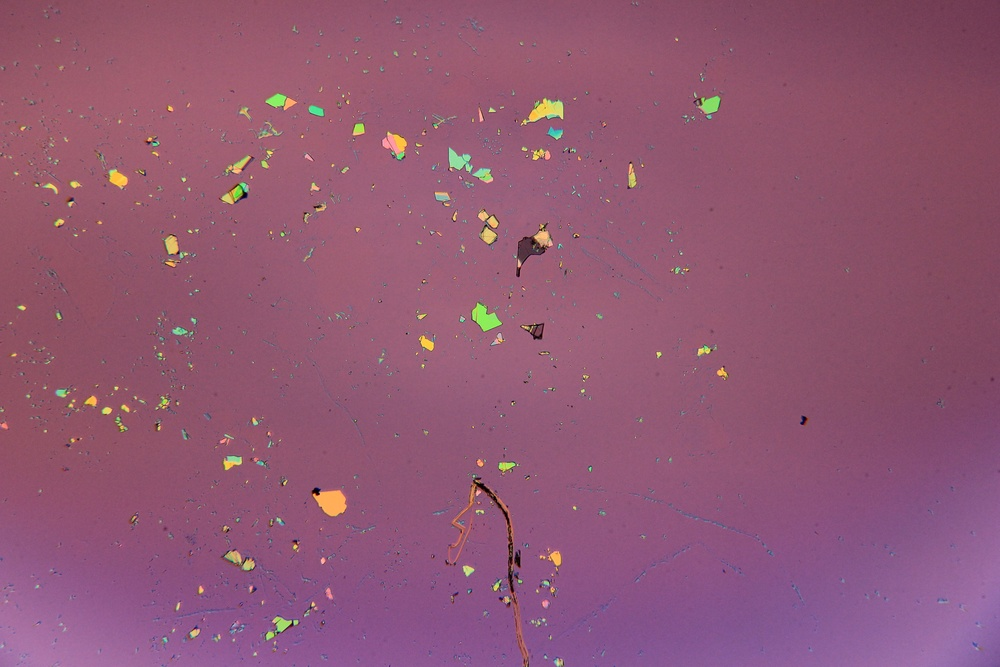
#> input picture originals/bnImages1/17_04_19_bn_52.JPG, 1000 x 667 px, shrunk from 5184 x 3456 before the run, found by its file name
$ python dilationTest.py
#> lines starting #> are read from the running program, lines starting #| are printed output that depends on the picture
__author__ = 'Spencer'

import numpy as np
import skimage
from skimage import io
from skimage.color import rgb2gray
import skimage.data
import os
import matplotlib.pyplot as plt


from skimage.feature import canny
from scipy import ndimage

from skimage import morphology

from skimage.filters import sobel

from scipy.ndimage import gaussian_filter
from skimage import data
from skimage import img_as_float
from skimage.morphology import reconstruction

dataDirectory = "/Users/Spencer/PycharmProjects/PieceRecognizer/originals"

filename = os.path.join(dataDirectory, 'bnImages1/17_04_19_bn_52.JPG')

import numpy as np
import matplotlib.pyplot as plt

from scipy.ndimage import gaussian_filter
from skimage import data
from skimage import img_as_float
from skimage import img_as_int
from skimage.morphology import reconstruction
from skimage import morphology
bn = io.imread(filename)
#> bn is the input picture: shape (667, 1000, 3); mean R, G, B 144.5, 87.9, 115.7
# print(np.shape(bn))

greybn = rgb2gray(bn)
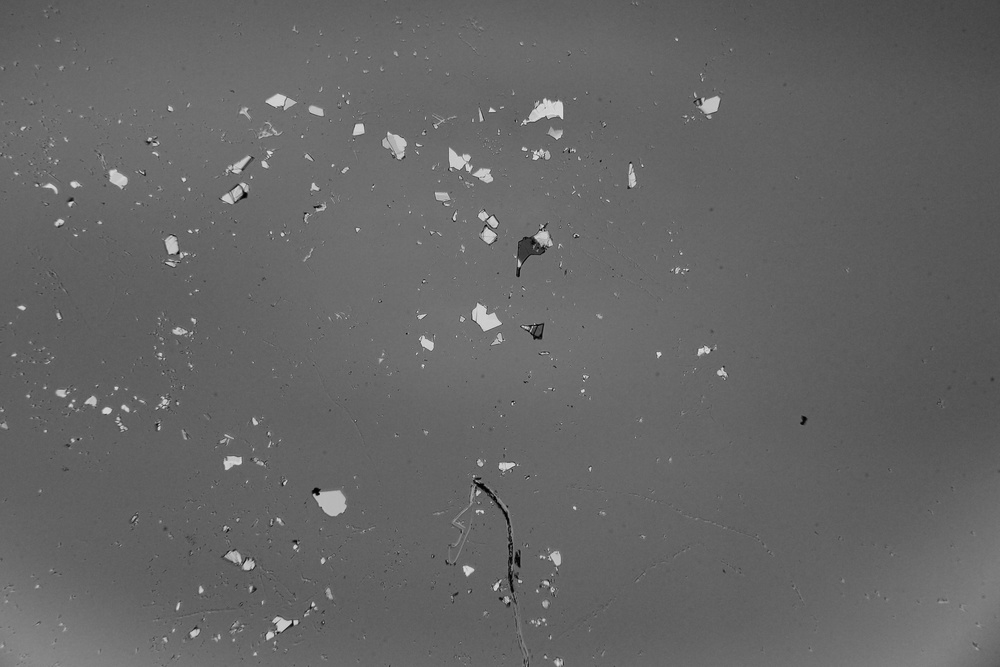
#> greybn: shape (667, 1000) float64; min 0.00531, max 0.922, mean 0.4
# print(greybn[0])

# Convert to float: Important for subtraction later which won't work with uint8
image = greybn
image = gaussian_filter(image, 1)

seed = np.copy(image)
seed[1:-1, 1:-1] = image.min()
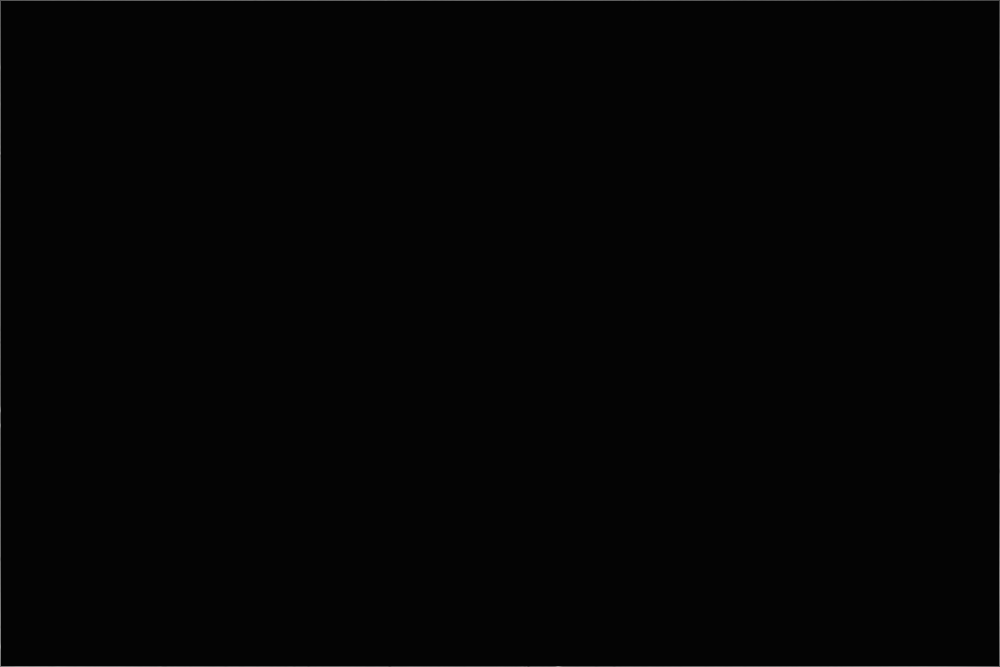
#> seed: shape (667, 1000) float64; min 0.0194, max 0.599, mean 0.0212
mask = image

dimensions = np.shape(image)
#> dimensions = (667, 1000)
x = dimensions[0]
#> x = 667
y = dimensions[1]
#> y = 1000


dilated = reconstruction(seed, mask, method='dilation')
# Subtracting the dilated image leaves an image with just the coins and a flat, black background, as shown below.

final = image - dilated
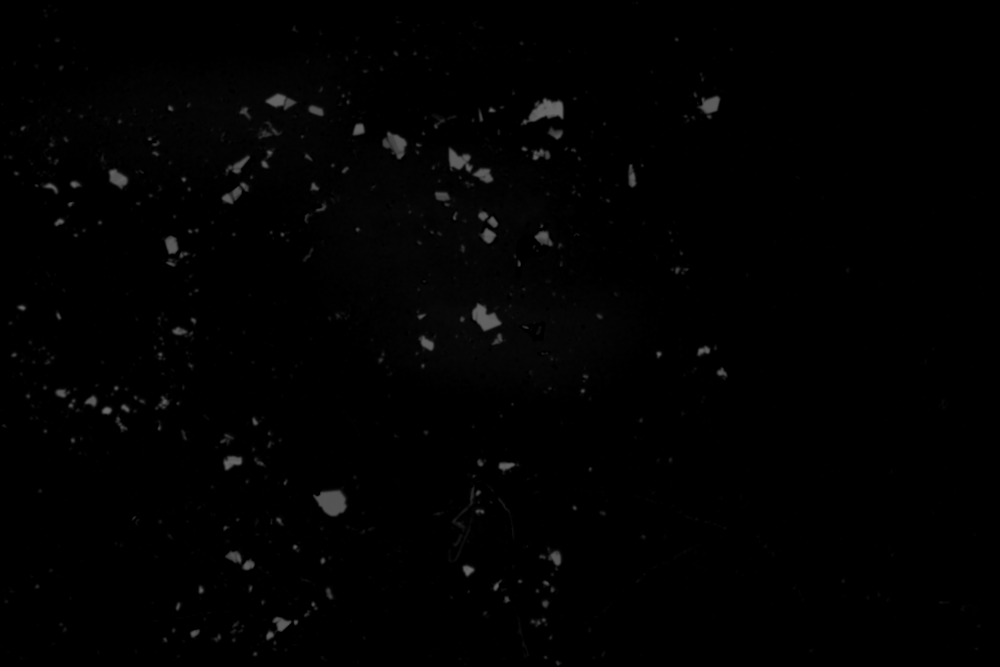
#> final: shape (667, 1000) float64; min 0, max 0.435, mean 0.00726
final = img_as_int(final)

cleanFinal = morphology.remove_small_objects(final, 21)
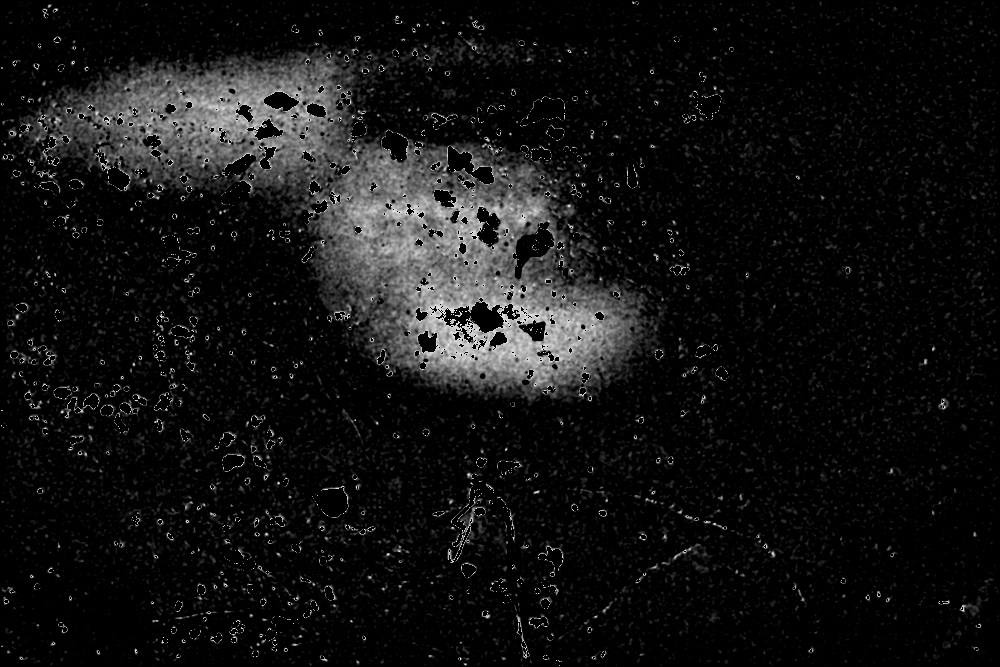
#> cleanFinal: shape (667, 1000) int16; min 0, max 1100, mean 81.6; drawn with min black and max white

fig = plt.figure(figsize=(5, 5))

plt.imshow(cleanFinal)  # cmap='gray'
plt.colorbar()
plt.axis('off')

# plt.savefig("/Users/Spencer/PycharmProjects/PieceRecognizer/derived/dilated.png", dpi=600)

# plt.show()
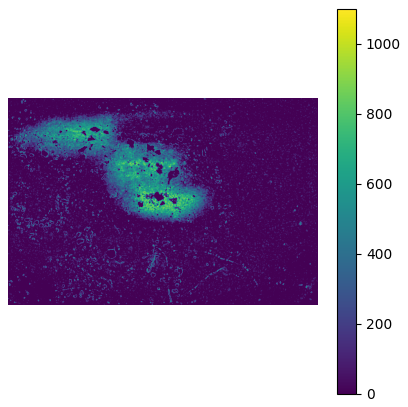
#> figure drawn by matplotlib, 2 panels

$ run again, with data/bnImages1/17_04_19_bn_53.JPG copied over originals/bnImages1/17_04_19_bn_52.JPG
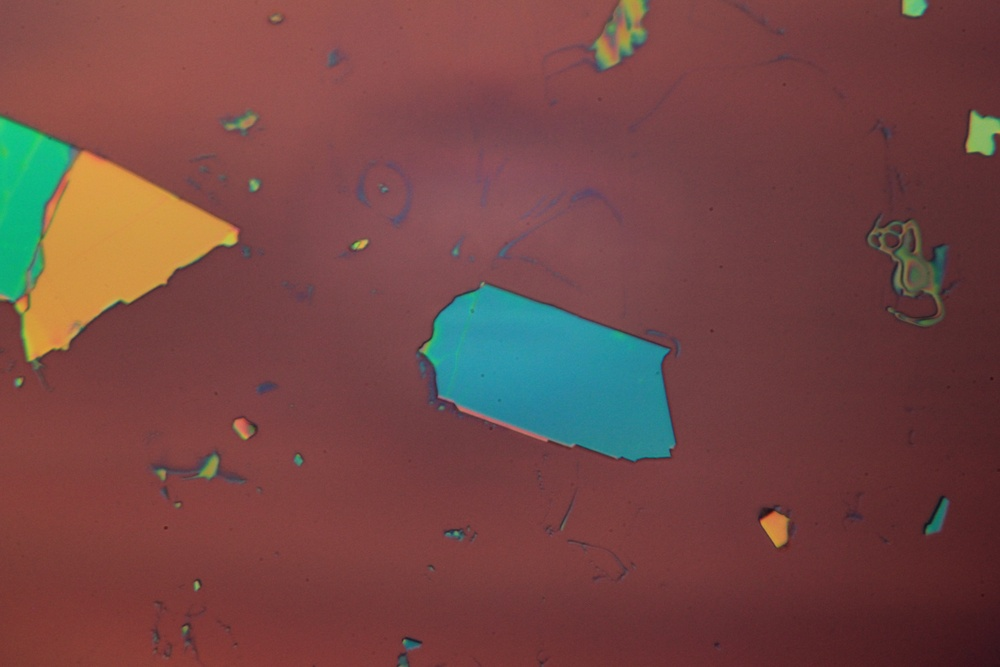
#> input picture data/bnImages1/17_04_19_bn_53.JPG, 1000 x 667 px, shrunk from 5184 x 3456 before the run, found by its file name
#> bn is the input picture: shape (667, 1000, 3); mean R, G, B 116.1, 71.2, 69
#> `cleanFinal = morphology.remove_small_objects(final, 21)`:
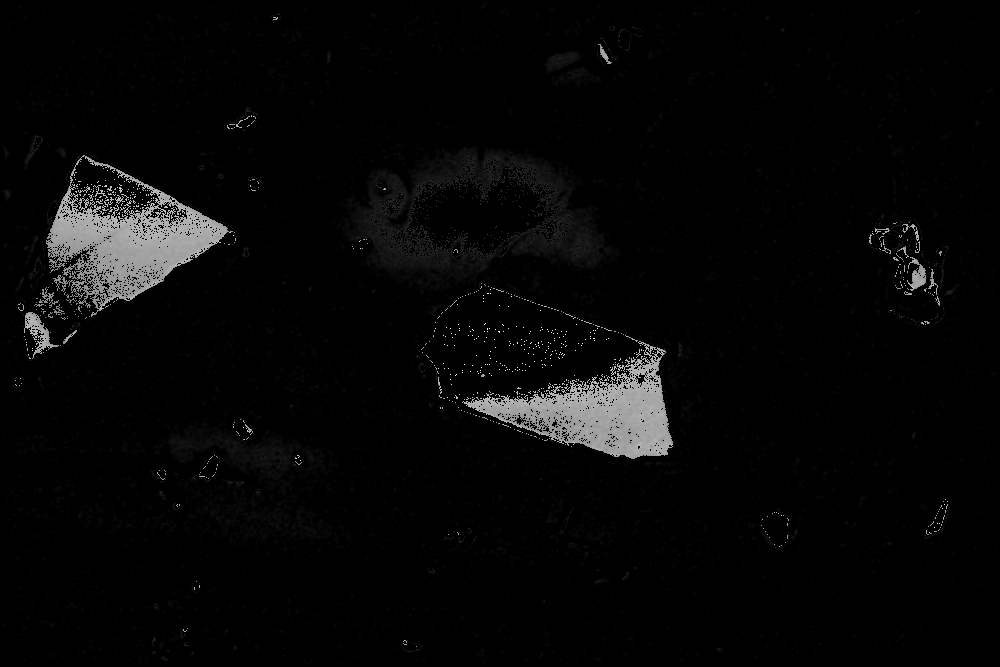
#> cleanFinal: shape (667, 1000) int16; min 0, max 5620, mean 157.4; drawn with min black and max white
#> `# plt.show()`:
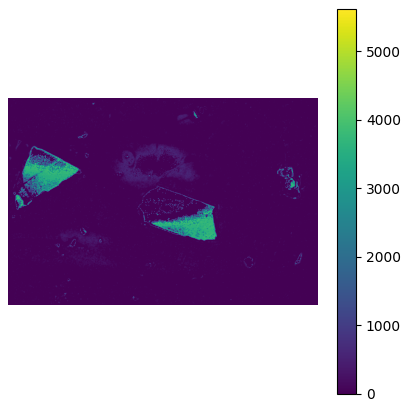
#> figure drawn by matplotlib, 2 panels

$ run again, with data/bnImages1/17_04_19_bn_54.JPG copied over originals/bnImages1/17_04_19_bn_52.JPG
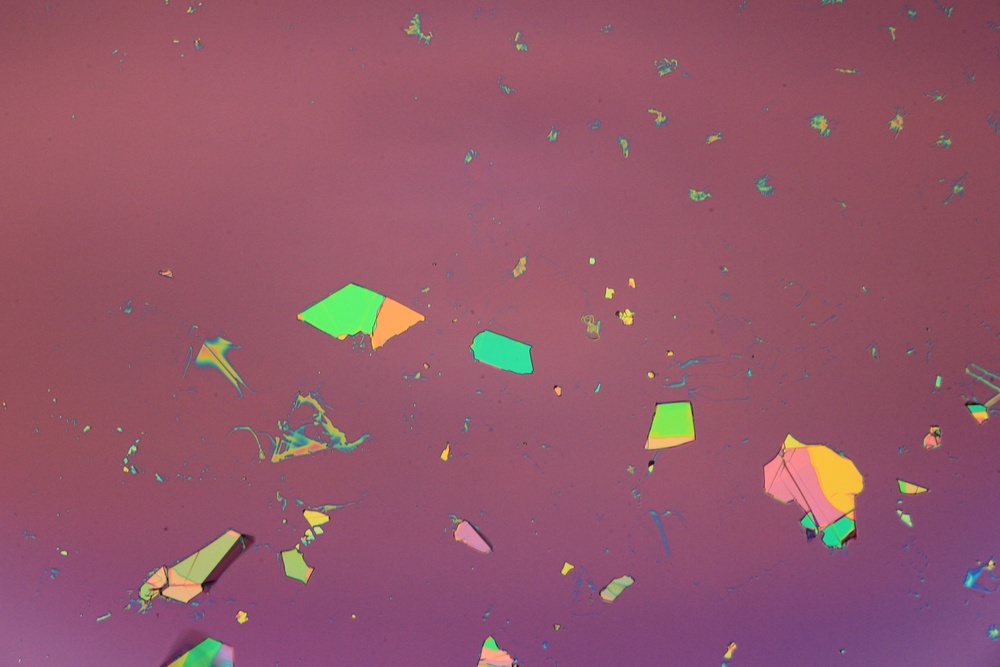
#> input picture data/bnImages1/17_04_19_bn_54.JPG, 1000 x 667 px, shrunk from 5184 x 3456 before the run, found by its file name
#> bn is the input picture: shape (667, 1000, 3); mean R, G, B 147.4, 87.3, 106.1
#> `cleanFinal = morphology.remove_small_objects(final, 21)`:
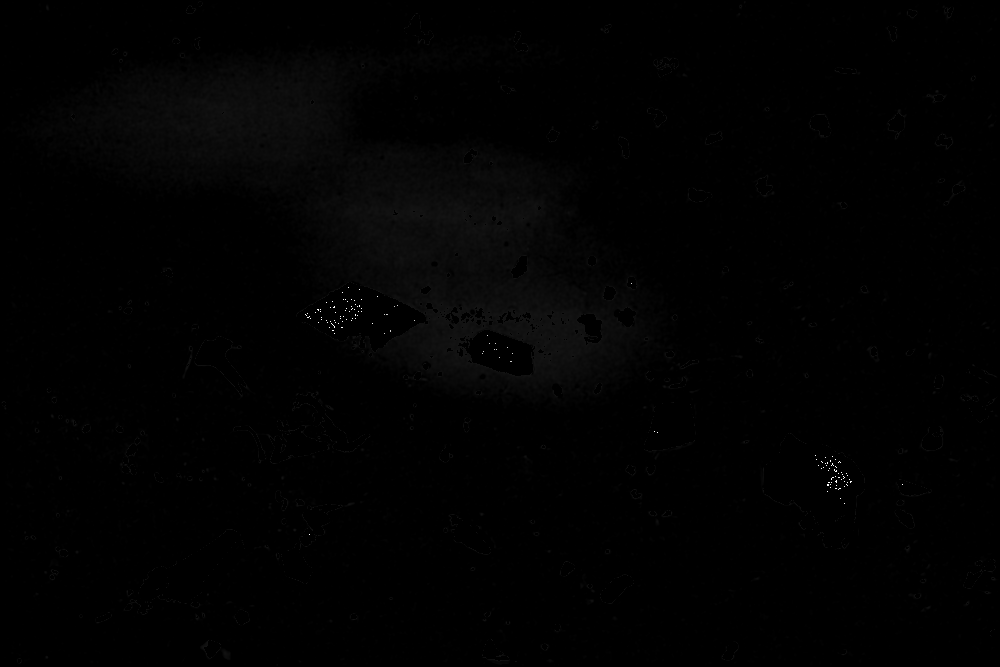
#> cleanFinal: shape (667, 1000) int16; min 0, max 12391, mean 88; drawn with min black and max white
#> `# plt.show()`:
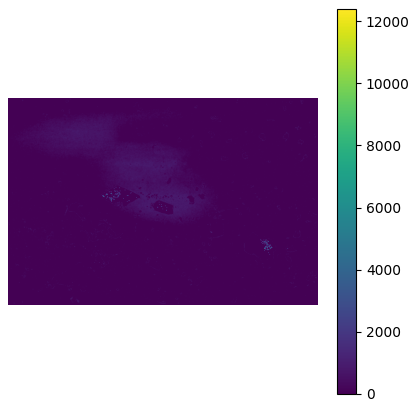
#> figure drawn by matplotlib, 2 panels

$ run again, with data/bnImages1/17_04_19_bn_55.JPG copied over originals/bnImages1/17_04_19_bn_52.JPG
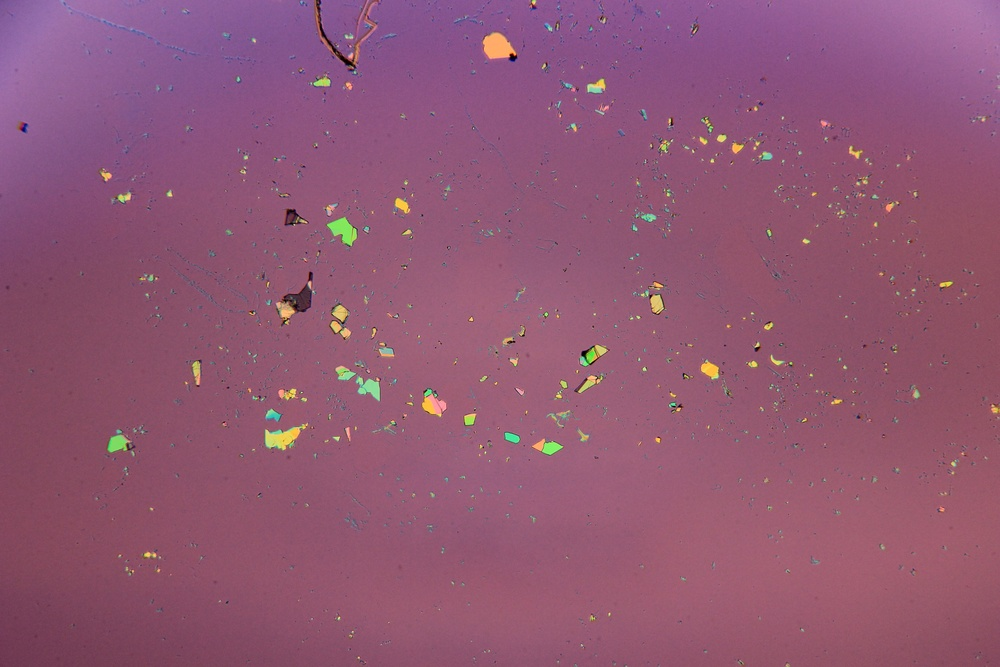
#> input picture data/bnImages1/17_04_19_bn_55.JPG, 1000 x 667 px, shrunk from 5184 x 3456 before the run, found by its file name
#> bn is the input picture: shape (667, 1000, 3); mean R, G, B 144.3, 87.5, 115.4
#> `cleanFinal = morphology.remove_small_objects(final, 21)`:
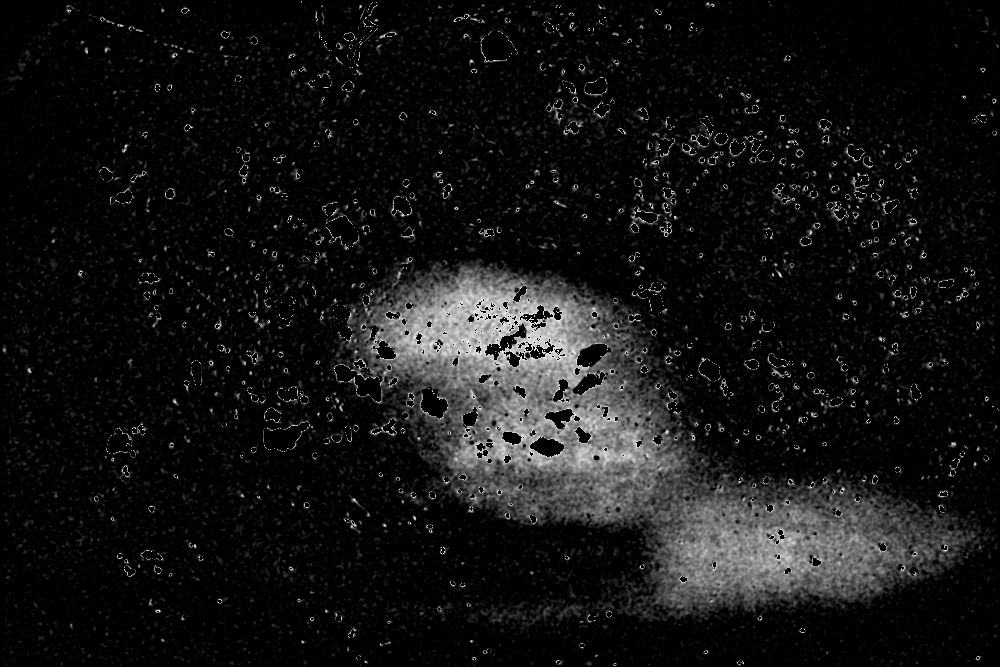
#> cleanFinal: shape (667, 1000) int16; min 0, max 1122, mean 87.4; drawn with min black and max white
#> `# plt.show()`:
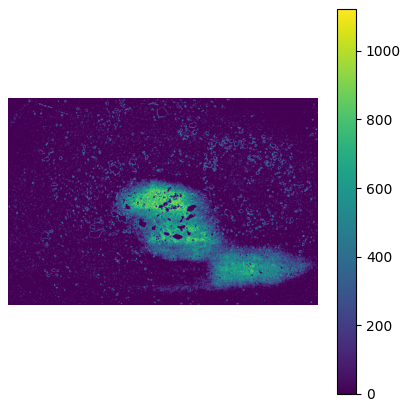
#> figure drawn by matplotlib, 2 panels
